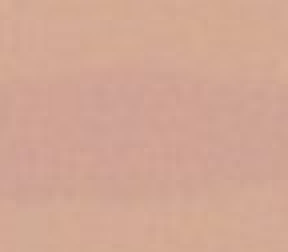
#> input picture Img/cross_#1_1.png, 72 x 63 px (shown 4 times larger)
$ python FileTester.py
#> lines starting #> are read from the running program, lines starting #| are printed output that depends on the picture
#> the answer given: Img
### ContrastDiff.py
# -*- coding: utf-8 -*-
import numpy as np
import csv
import matplotlib.pyplot as plt
import scipy.signal as signal
import matplotlib.patches as mpatches
from savitzky_golay import savitzky_golay
from skimage.color import rgb2gray

#PATH = '/home/gal/code/Spyder/MonolayerID/Img/'
#
#FILE_NAME = '#1_num1.xls'
#
#file_path = PATH + FILE_NAME
#
#file = open(file_path, 'rb')
#data = csv.reader(file, delimiter='\t')
#
#table = np.array([row for row in data])
#
#x_cord = table[:,0]
#pix_vals = table[:,1]
#
## Read cross image
##im = rgb2gray(plt.imread('/home/gal/code/Spyder/MonolayerID/Img/cross_#1_1.png'))
#
#from Tkinter import Tk
#from tkFileDialog import askopenfilename
#
#Tk().withdraw() # we don't want a full GUI, so keep the root window from appearing
#filename = askopenfilename() # show an "Open" dialog box and return the path to the selected file
#print(filename)
#
## '/home/gal/code/Spyder/MonolayerID/Img/Ayelet/Image_4200_monolayer_unverified.png'
#im = rgb2gray(plt.imread(filename))


def find_drop(filtered_butter, debug=False):
    ''' Given a signal, find the drop size. '''

    x_cord = np.arange(filtered_butter.size)
    # Filter using Butterworth


    #if debug:
        #plt.title('Filtered Signal')
        #plt.plot(x_cord,filtered_butter)
    # Approximate the filtered signal using a polynomial
    c = np.poly1d(np.polyfit(x_cord, filtered_butter,10))


    crit = c.deriv().r
    r_crit = crit[crit.imag==0].real

    # Curviture
    test = c.deriv(2)(r_crit)

    # compute local minima

    # Add the bounds as potential critical points
    x_min = np.array((c(0)))
    x_min = np.append(x_min,c(filtered_butter.size))

    x_max = np.array((c(0)))
    x_max = np.append(x_max,c(filtered_butter.size))

    # excluding range boundaries
    x_min = r_crit[test>0]
    y_min = c(x_min)

    x_max = r_crit[test<0]
    y_max = c(x_max)


    # Positive values only
    x_min = x_min[x_min>=0]
    y_min = y_min[y_min>=0]

    x_max = x_max[x_max>=0]
    y_max = y_max[y_max>=0]

    # Only before signal ends
    x_min = x_min[x_min<=filtered_butter.size]
    y_min = y_min[y_min<=filtered_butter.size]

    x_max = x_max[x_max<=filtered_butter.size]
    y_max = y_max[y_max<=filtered_butter.size]


    # Find the biggest and smallest peak

    # Add the bounderies
    y_min = np.append(y_min,c(0))
    y_min = np.append(y_min,c(filtered_butter.size))

    y_max = np.append(y_max,c(0))
    y_min = np.append(y_max,c(filtered_butter.size))


    global_max = y_max.max()
    global_min = y_min.min()

    filtered_signal = c(x_cord)
    global_max = filtered_signal.max()
    global_min = filtered_signal.min()

    # Find abs
    drop = global_max-global_min
    # Debug plots
    if debug is True:
        plt.figure()

        plt.plot(x_cord,filtered_butter)
        plt.plot(x_cord,filtered_butter, 'r-', linewidth=2)
        plt.plot(x_cord,c(x_cord), 'g-', linewidth=2)

        plt.plot(x_cord,np.ones(x_cord.shape[0])*global_max)
        plt.plot(x_cord,np.ones(x_cord.shape[0])*global_min)

        plt.title('Pixel intensities along the X axis')
        plt.xlabel('X Values [Pixels]')
        plt.ylabel('Pixel Intensities')


        #plt.plot( x_min, y_min, 'o' )
        #plt.plot( x_max, y_max, 'o' )

        red_patch = mpatches.Patch(color='red', label='Butterworth Filter')
        green_patch = mpatches.Patch(color='green', label='Polynomial Fit')

        plt.legend(handles=[green_patch, red_patch])

    return drop

# [9 lines left out: function find_line_drops, not called in this run]

def signal_contrast(pixel_signal):
    N = 2 # Order
    Wn = 0.05 # Cutoff Frequency
    B, A = signal.butter(N, Wn, output='ba')
    filtered_butter = signal.filtfilt(B,A,pixel_signal)\

    contrast = find_drop(pixel_signal, debug=False)
    return (contrast, filtered_butter)

def image_contrast_values(image):
    values = np.array([],dtype='float32')
    for row in image:
        row_val = signal_contrast(row)[0]
        values = np.append(values,row_val)


    return values

def image_mean_contrast(image):
    return image_contrast_values(image).mean()

###### Master Switch ###################
debug = False
 # [31 lines of commented-out code are left out]

### FileTester.py
import ContrastDiff as contrastFinder
from Tkinter import Tk
from tkFileDialog import askdirectory
from skimage.color import rgb2gray
import matplotlib.pyplot as plt
import matplotlib.patches as mpatches
import numpy as np
import os

def getFolderData(folder, grayscale = True, rgb = True):

#> called with folder = 'Img', grayscale = True, rgb = True
    fileList = os.listdir(folder)

    grayList = []
    redList = []
    greenList = []
    blueList = []

    imageNames = []


    for file in fileList:
        im = plt.imread(folder + '/' + file)
#> im is the input picture: shape (63, 72, 3) float32; mean R, G, B 0.823, 0.654, 0.582
        if grayscale:
            gray = rgb2gray(im).transpose()
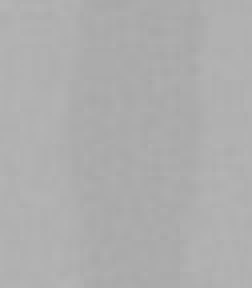
#> gray: shape (72, 63) float32 (shown 4 times larger); min 0.658, max 0.711, mean 0.684
            grayList.append(gray)
        if rgb:
            redList.append(im[:,:,0].transpose())
            greenList.append(im[:,:,1].transpose())
            blueList.append(im[:,:,2].transpose())

        imageNames.append(file)

    data = {}

    if grayscale:
        grayVals, grayLabels = getImageListData(grayList, imageNames)
        data['gray'] = {'Vals': grayVals ,'Labels': grayLabels}

    if rgb:
        redVals, redLabels = getImageListData(redList,imageNames)
        blueVals, blueLabels = getImageListData(blueList, imageNames)
        greenVals, greenLabels = getImageListData(greenList, imageNames)
        data['red'] = {'Vals': redVals, 'Labels': redLabels}
        data['blue'] = {'Vals': blueVals, 'Labels': blueLabels}
        data['green'] = {'Vals': greenVals, 'Labels': greenVals}

    return data

def getImageListData(imageList, imageNames):
    imageContrast = []

    for image in imageList:
        imageContrast.append(contrastFinder.image_mean_contrast(image))
#> this loop made 1 pass

    # Sort the data based on contrast
    zippedData = zip(imageContrast, imageNames)
#> (the run stopped early here; a loop or call above may not have finished)

$ run again, with Img/#1-num11.png copied over Img/cross_#1_1.png
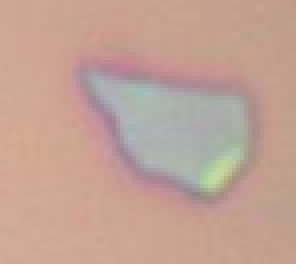
#> input picture Img/#1-num11.png, 74 x 66 px (shown 4 times larger)
#> in getFolderData, im is the input picture: shape (66, 74, 3) float32; mean R, G, B 0.76, 0.637, 0.585
#> in getFolderData, `gray = rgb2gray(im).transpose()`:
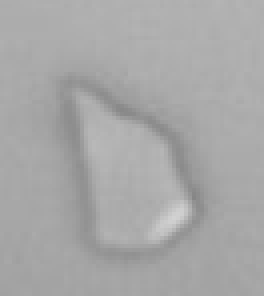
#> gray: shape (74, 66) float32 (shown 4 times larger); min 0.529, max 0.826, mean 0.659
#> the loop in getImageListData, `for image in imageList:` made 1 pass

$ run again, with Img/#1-num2.png copied over Img/cross_#1_1.png
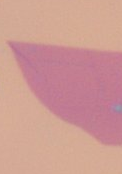
#> input picture Img/#1-num2.png, 122 x 174 px
#> in getFolderData, im is the input picture: shape (174, 122, 3) float32; mean R, G, B 0.805, 0.604, 0.58
#> in getFolderData, `gray = rgb2gray(im).transpose()`:
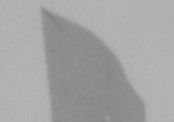
#> gray: shape (122, 174) float32; min 0.514, max 0.716, mean 0.645
#> the loop in getImageListData, `for image in imageList:` made 1 pass
